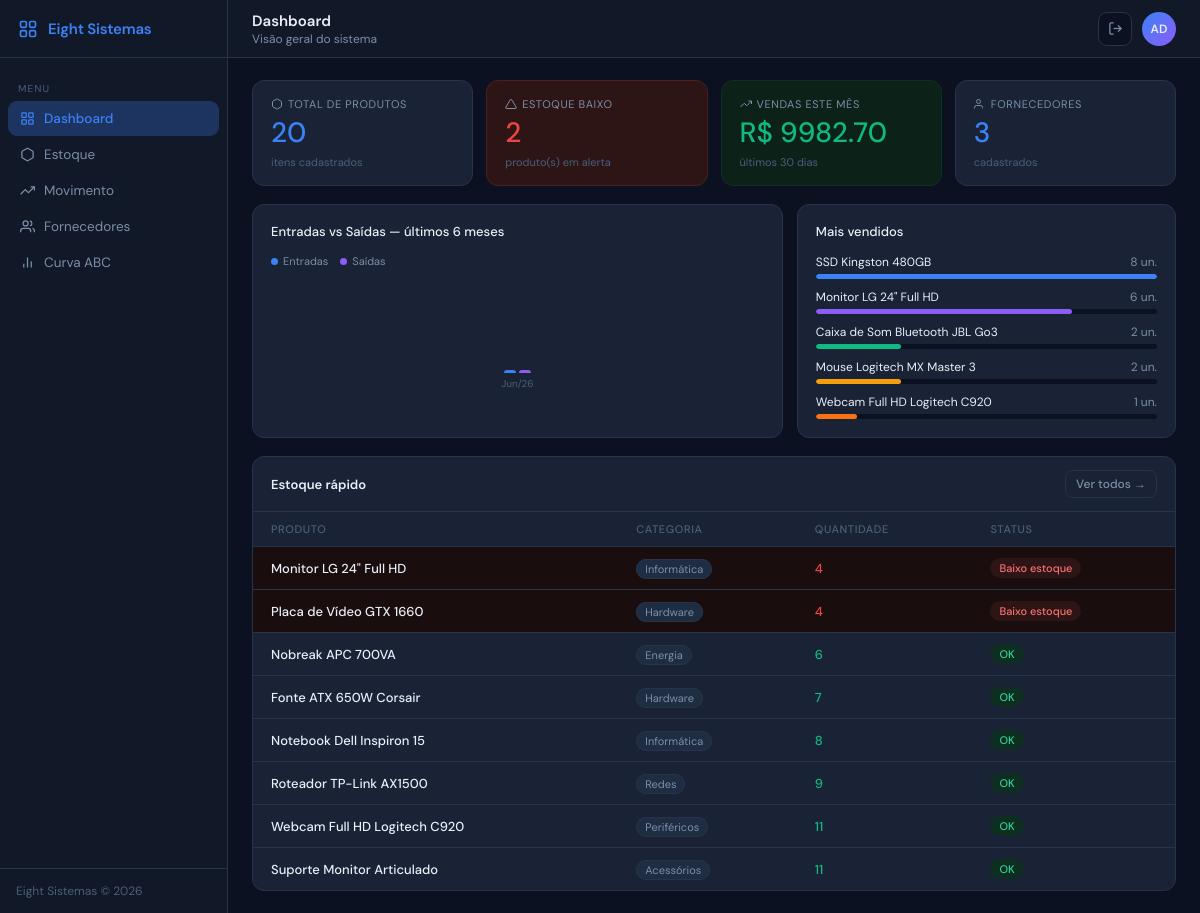
/ (signed in), run on the app's committed database.
### models/produto.py (models this page shows)
class Produto(db.Model):
    __tablename__ = "produtos"
    id             = db.Column(db.Integer, primary_key=True)
    nome           = db.Column(db.String(100), nullable=False)
    categoria      = db.Column(db.String(50))
    quantidade     = db.Column(db.Integer, default=0, nullable=False)
    estoque_minimo = db.Column(db.Integer, default=5, nullable=False)
    preco_custo    = db.Column(db.Numeric(10,2))
    preco_venda    = db.Column(db.Numeric(10,2))
    descricao      = db.Column(db.Text)
    fornecedor_id  = db.Column(db.Integer, db.ForeignKey("fornecedores.id"))
    movimentacoes  = db.relationship("Movimentacao", backref="produto", lazy=True, cascade="all, delete-orphan")
    @property
    def estoque_baixo(self):
        return self.quantidade <= self.estoque_minimo

### routes/dashboard.py (the view)
@dashboard_bp.route("/")
@login_required
def index():
    totais  = DashboardService.totais_rapidos()
    grafico = DashboardService.grafico_seis_meses()
    return render_template("index.html", **totais,
        graf_labels=grafico["labels"], graf_entradas=grafico["entradas"],
        graf_saidas=grafico["saidas"], top_vendidos=DashboardService.top_vendidos(),
        estoque_rapido=DashboardService.estoque_rapido())

### auth.py (called while the page is built)
def login_required(f):
    @wraps(f)
    def decorated(*args, **kwargs):
        if "usuario_id" not in session:
            return redirect(url_for("auth.login"))
        return f(*args, **kwargs)
    return decorated

### services/dashboard_service.py (called while the page is built)
    @staticmethod
    def totais_rapidos():
        from models import Fornecedor
        alertas = Produto.query.filter(Produto.quantidade <= Produto.estoque_minimo).count()
        movs = Movimentacao.query.filter(
            Movimentacao.tipo=="saida", Movimentacao.origem=="venda",
            Movimentacao.data_movimentacao >= datetime.now()-timedelta(days=30)).all()
        return {
            "total_produtos":     Produto.query.count(),
            "total_fornecedores": Fornecedor.query.count(),
            "alertas_count":      alertas,
            "total_vendas_mes":   sum(float(m.valor_unitario or 0)*m.quantidade for m in movs),
        }

    @staticmethod
    def grafico_seis_meses():
        seis = datetime.now()-timedelta(days=180)
        ent, sai = defaultdict(float), defaultdict(float)
        for m in Movimentacao.query.filter(Movimentacao.data_movimentacao>=seis).all():
            mes = m.data_movimentacao.strftime("%b/%y") if m.data_movimentacao else "?"
            (ent if m.tipo=="entrada" else sai)[mes] += m.quantidade
        meses = sorted(set(ent)|set(sai))
        return {"labels": meses, "entradas": [ent.get(m,0) for m in meses], "saidas": [sai.get(m,0) for m in meses]}

    @staticmethod
    def top_vendidos(limit=5):
        rows = (db.session.query(Produto.nome, func.sum(Movimentacao.quantidade).label("total"))
                .join(Movimentacao, Movimentacao.produto_id==Produto.id)
                .filter(Movimentacao.tipo=="saida", Movimentacao.origem=="venda")
                .group_by(Produto.id).order_by(func.sum(Movimentacao.quantidade).desc()).limit(limit).all())
        maxv = max((int(t) for _,t in rows), default=1) or 1
        return [{"nome":n,"total":int(t),"pct":round(int(t)/maxv*100)} for n,t in rows]

    @staticmethod
    def estoque_rapido():
        return [{"id":p.id,"nome":p.nome,"categoria":p.categoria or "—",
                 "quantidade":p.quantidade,"ok":not p.estoque_baixo}
                for p in Produto.query.order_by(Produto.quantidade.asc()).all()]

### templates/index.html (shortened to what this page needs)
{% extends "base.html" %}
{% block nav_home %}active{% endblock %}
{% block page_title %}Dashboard{% endblock %}
{% block page_sub %}Visão geral do sistema{% endblock %}
{% block content %}
<div class="cards-grid">
  <div class="stat-card">
    <div class="card-label">
      <svg viewBox="0 0 24 24" fill="none" stroke="currentColor" stroke-width="2"><path d="M21 16V8a2 2 0 0 0-1-1.73l-7-4a2 2 0 0 0-2 0l-7 4A2 2 0 0 0 3 8v8a2 2 0 0 0 1 1.73l7 4a2 2 0 0 0 2 0l7-4A2 2 0 0 0 21 16z"/></svg>
      Total de Produtos
    </div>
    <div class="card-value blue">{{ total_produtos }}</div>
    <div class="card-sub">itens cadastrados</div>
  </div>
  <div class="stat-card {{ 'danger' if alertas_count > 0 else '' }}">
    <div class="card-label">
      <svg viewBox="0 0 24 24" fill="none" stroke="currentColor" stroke-width="2"><path d="M10.29 3.86L1.82 18a2 2 0 0 0 1.71 3h16.94a2 2 0 0 0 1.71-3L13.71 3.86a2 2 0 0 0-3.42 0z"/></svg>
      Estoque Baixo
    </div>
    <div class="card-value {{ 'red' if alertas_count > 0 else 'green' }}">{{ alertas_count }}</div>
    <div class="card-sub">produto(s) em alerta</div>
  </div>
  <div class="stat-card success">
    <div class="card-label">
      <svg viewBox="0 0 24 24" fill="none" stroke="currentColor" stroke-width="2"><polyline points="23 6 13.5 15.5 8.5 10.5 1 18"/><polyline points="17 6 23 6 23 12"/></svg>
      Vendas este mês
    </div>
    <div class="card-value green">R$ {{ "%.2f"|format(total_vendas_mes) }}</div>
    <div class="card-sub">últimos 30 dias</div>
  </div>
  <div class="stat-card">
    <div class="card-label">
      <svg viewBox="0 0 24 24" fill="none" stroke="currentColor" stroke-width="2"><path d="M17 21v-2a4 4 0 0 0-4-4H5a4 4 0 0 0-4 4v2"/><circle cx="9" cy="7" r="4"/></svg>
      Fornecedores
    </div>
    <div class="card-value blue">{{ total_fornecedores }}</div>
    <div class="card-sub">cadastrados</div>
  </div>
</div>
<div class="charts-row">
  <div class="chart-card">
    <div class="chart-title">Entradas vs Saídas — últimos 6 meses</div>
    <div class="legend">
      <div class="legend-item"><div class="legend-dot" style="background:var(--blue)"></div>Entradas</div>
      <div class="legend-item"><div class="legend-dot" style="background:var(--purple)"></div>Saídas</div>
    </div>
    {% if graf_labels %}
    <div class="bar-group" id="chart-bars"></div>
    {% else %}
    <div class="empty-chart">Nenhuma movimentação nos últimos 6 meses</div>
    {% endif %}
  </div>
  <div class="chart-card">
    <div class="chart-title">Mais vendidos</div>
    {% if top_vendidos %}
    {% set colors = ['#3B82F6','#8B5CF6','#10B981','#F59E0B','#F97316'] %}
    <div class="most-sold">
      {% for p in top_vendidos %}
      <div class="prod-row">
        <div class="prod-row-top">
          <span>{{ p.nome }}</span>
          <span style="color:var(--muted)">{{ p.total }} un.</span>
        </div>
        <div class="prod-track">
          <div class="prod-fill" style="width:{{ p.pct }}%;background:{{ colors[loop.index0 % 5] }}"></div>
        </div>
      </div>
      {% endfor %}
    </div>
    {% else %}
    <div class="empty-chart">Nenhuma venda registrada ainda</div>
    {% endif %}
  </div>
</div>
<div class="tcard">
  <div class="tcard-header">
    <span class="tcard-title">Estoque rápido</span>
    <a href="{{ url_for('estoque.estoque') }}" class="btn btn-ghost btn-sm">Ver todos →</a>
  </div>
  {% if estoque_rapido %}
  <table>
    <thead>
      <tr>
        <th>Produto</th>
        <th>Categoria</th>
        <th>Quantidade</th>
        <th>Status</th>
      </tr>
    </thead>
    <tbody>
      {% for p in estoque_rapido[:8] %}
      <tr {% if not p.ok %}style="background:#1a0d0d"{% endif %}>
        <td class="fw500">{{ p.nome }}</td>
        <td>
          <span style="font-size:11px;background:var(--card2);border:1px solid var(--border);padding:2px 8px;border-radius:99px;color:var(--muted);">
            {{ p.categoria }}
          </span>
        </td>
        <td style="font-weight:500;color:{{ 'var(--red)' if not p.ok else 'var(--green)' }}">{{ p.quantidade }}</td>
        <td>
          <span class="badge-status {{ 'badge-ok' if p.ok else 'badge-low' }}">
            {{ 'OK' if p.ok else 'Baixo estoque' }}
          </span>
        </td>
      </tr>
      {% endfor %}
    </tbody>
  </table>
  {% else %}
  <div class="empty-state">
    <svg viewBox="0 0 24 24" fill="none" stroke="currentColor" stroke-width="1.5"><path d="M21 16V8a2 2 0 0 0-1-1.73l-7-4a2 2 0 0 0-2 0l-7 4A2 2 0 0 0 3 8v8a2 2 0 0 0 1 1.73l7 4a2 2 0 0 0 2 0l7-4A2 2 0 0 0 21 16z"/></svg>
    Nenhum produto cadastrado ainda.
  </div>
  {% endif %}
</div>
{% endblock %}

### static/css/main.css (style rules this page uses)
*, *::before, *::after { margin: 0; padding: 0; box-sizing: border-box; }
:root { --bg: #0B1120; --surface: #111827; --card: #1A2235; --card2: #1F2D42; --border: #263348; --border2: #2E3D55; --blue: #3B82F6; --blue-dim: #1D3461; --red: #EF4444; --red-dim: #2D1515; --green: #10B981; --green-dim: #0C2118; --amber: #F59E0B; --amber-dim: #2A1F08; --purple: #8B5CF6; --text: #E8EFF8; --muted: #7A8FA8; --muted2: #4A5F7A; --sidebar-w: 228px; --header-h: 58px; --radius: 12px; --font: 'DM Sans', sans-serif; --mono: 'DM Mono', monospace; }
body { font-family: var(--font); background: var(--bg); color: var(--text); font-size: 14px; min-height: 100vh; }
.cards-grid { display: grid; grid-template-columns: repeat(4, 1fr); gap: 13px; }
.stat-card { background: var(--card); border: 1px solid var(--border); border-radius: var(--radius); padding: 16px 18px; display: flex; flex-direction: column; gap: 8px; transition: border-color 0.2s, transform 0.15s; }
.stat-card.danger { border-color: #4a1f1f; background: var(--red-dim); }
.stat-card.success { border-color: #0d3025; background: var(--green-dim); }
.card-label { font-size: 11px; color: var(--muted); display: flex; align-items: center; gap: 5px; text-transform: uppercase; letter-spacing: .6px; }
.card-label svg { width: 12px; height: 12px; }
.card-value { font-size: 28px; font-weight: 500; line-height: 1; }
.card-value.blue { color: var(--blue); }
.card-value.red { color: var(--red); }
.card-value.green { color: var(--green); }
.card-sub { font-size: 11px; color: var(--muted2); }
.tcard { background: var(--card); border: 1px solid var(--border); border-radius: var(--radius); }
.tcard-header { padding: 13px 18px; border-bottom: 1px solid var(--border); display: flex; align-items: center; justify-content: space-between; gap: 12px; }
.tcard-title { font-size: 13px; font-weight: 600; color: var(--text); }
table { width: 100%; border-collapse: collapse; }
thead th { padding: 10px 18px; font-size: 11px; font-weight: 500; color: var(--muted2); text-transform: uppercase; letter-spacing: .6px; text-align: left; border-bottom: 1px solid var(--border); }
tbody td { padding: 11px 18px; border-bottom: 1px solid var(--border); font-size: 13px; vertical-align: middle; }
tbody tr:last-child td { border-bottom: none; }
.badge-status { display: inline-flex; align-items: center; gap: 4px; font-size: 11px; font-weight: 500; padding: 3px 9px; border-radius: 99px; }
.badge-ok { background: #0d2e20; color: #34d399; }
.badge-low { background: #2d1515; color: #f87171; animation: blink 2s ease-in-out infinite; }
.btn { display: inline-flex; align-items: center; gap: 6px; padding: 7px 14px; border-radius: 8px; font-size: 13px; font-weight: 500; font-family: var(--font); cursor: pointer; transition: opacity 0.15s, background 0.15s; border: none; text-decoration: none; }
.btn-ghost { background: transparent; border: 1px solid var(--border); color: var(--muted); }
.btn-sm { padding: 5px 10px; font-size: 12px; }
.fw500 { font-weight: 500; }

### templates/index.html (style rules this page uses)
.charts-row { display: grid; grid-template-columns: 1.4fr 1fr; gap: 14px; }
.chart-card { background: var(--card); border: 1px solid var(--border); border-radius: var(--radius); padding: 18px; }
.chart-title { font-size: 13px; font-weight: 500; margin-bottom: 14px; color: var(--text); }
.bar-group { display: flex; align-items: flex-end; gap: 5px; height: 130px; padding-bottom: 20px; }
.legend { display: flex; gap: 12px; margin-bottom: 12px; }
.legend-item { display: flex; align-items: center; gap: 5px; font-size: 11px; color: var(--muted); }
.legend-dot { width: 7px; height: 7px; border-radius: 50%; }
.most-sold { display: flex; flex-direction: column; gap: 10px; }
.prod-row { display: flex; flex-direction: column; gap: 4px; }
.prod-row-top { display: flex; justify-content: space-between; font-size: 12px; color: var(--text); }
.prod-track { background: var(--bg); border-radius: 99px; height: 5px; overflow: hidden; }
.prod-fill { height: 100%; border-radius: 99px; transition: width .6s ease; }

### data on the page
Produto: nome "SSD Kingston 480GB", total "8", {{ p.pct }} 100 (drawn)
Produto: nome "Monitor LG 24\" Full HD", total "6", {{ p.pct }} 75 (drawn), categoria "Informática", quantidade "4", ok "Baixo estoque"
Produto: nome "Caixa de Som Bluetooth JBL Go3", total "2", {{ p.pct }} 25 (drawn)
Produto: nome "Mouse Logitech MX Master 3", total "2", {{ p.pct }} 25 (drawn)
Produto: nome "Webcam Full HD Logitech C920", total "1", {{ p.pct }} 12 (drawn), categoria "Periféricos", quantidade "11", ok "OK"
Produto: nome "Placa de Vídeo GTX 1660", categoria "Hardware", quantidade "4", ok "Baixo estoque"
Produto: nome "Nobreak APC 700VA", categoria "Energia", quantidade "6", ok "OK"
Produto: nome "Fonte ATX 650W Corsair", categoria "Hardware", quantidade "7", ok "OK"
Produto: nome "Notebook Dell Inspiron 15", categoria "Informática", quantidade "8", ok "OK"
Produto: nome "Roteador TP-Link AX1500", categoria "Redes", quantidade "9", ok "OK"
Produto: nome "Suporte Monitor Articulado", categoria "Acessórios", quantidade "11", ok "OK"

### other printed values
{{ session.get('usuario_nome', 'US')[:2].upper() }} "AD"
{{ total_produtos }} "20"
{{ alertas_count }} "2"
{{ "%.2f"|format(total_vendas_mes) }} "9982.70"
{{ total_fornecedores }} "3"
